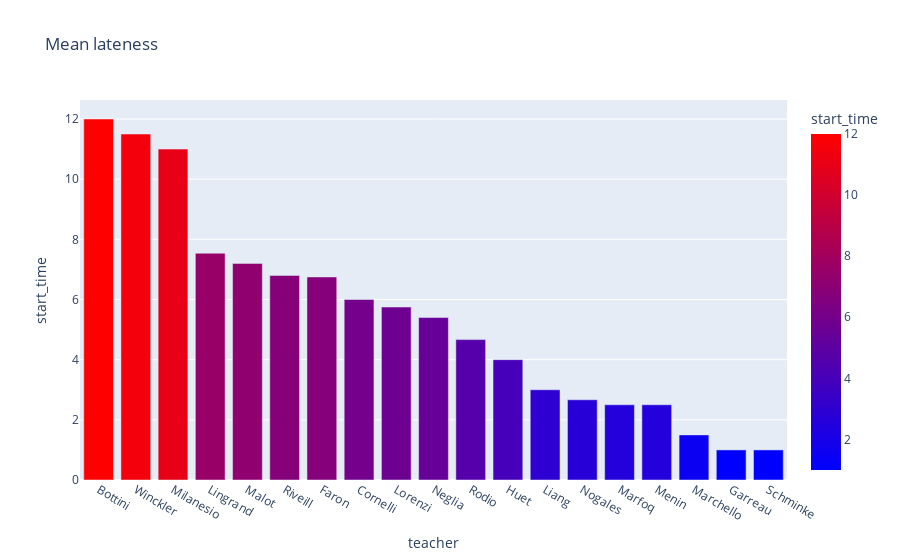

Notebook code cell kept with this figure:
### Code cell
av_late = data.groupby("teacher").mean().sort_values(by="start_time", ascending=False)
px.bar(
    data_frame=av_late,
    y="start_time",
    color="start_time",
    color_continuous_scale="Bluered",
    barmode="group",
    title="Mean lateness",
)

### Figure 1 — Plotly figure (JSON) as saved in the notebook; plotly's stock layout.template omitted (floating-point values rounded to 4 significant figures)
{"data": [{"alignmentgroup": "True", "hovertemplate": "teacher=%{x}<br>start_time=%{marker.color}<extra></extra>", "legendgroup": "", "marker": {"color": [12, 11.5, 11, 7.538, 7.2, 6.8, 6.75, 6, 5.75, 5.4, 4.667, 4, 3, 2.667, 2.5, 2.5, 1.5, 1, 1], "coloraxis": "coloraxis", "pattern": {"shape": ""}}, "name": "", "offsetgroup": "", "orientation": "v", "showlegend": false, "textposition": "auto", "type": "bar", "x": ["Bottini", "Winckler", "Milanesio", "Lingrand", "Malot", "Riveill", "Faron", "Cornelli", "Lorenzi", "Neglia", "Rodio", "Huet", "Liang", "Nogales", "Marfoq", "Menin", "Marchello", "Garreau", "Schminke"], "xaxis": "x", "y": [12, 11.5, 11, 7.538, 7.2, 6.8, 6.75, 6, 5.75, 5.4, 4.667, 4, 3, 2.667, 2.5, 2.5, 1.5, 1, 1], "yaxis": "y"}], "layout": {"barmode": "group", "coloraxis": {"colorbar": {"title": {"text": "start_time"}}, "colorscale": [[0, "rgb(0,0,255)"], [1, "rgb(255,0,0)"]]}, "legend": {"tracegroupgap": 0}, "title": {"text": "Mean lateness"}, "xaxis": {"anchor": "y", "domain": [0, 1], "title": {"text": "teacher"}}, "yaxis": {"anchor": "x", "domain": [0, 1], "title": {"text": "start_time"}}}}
